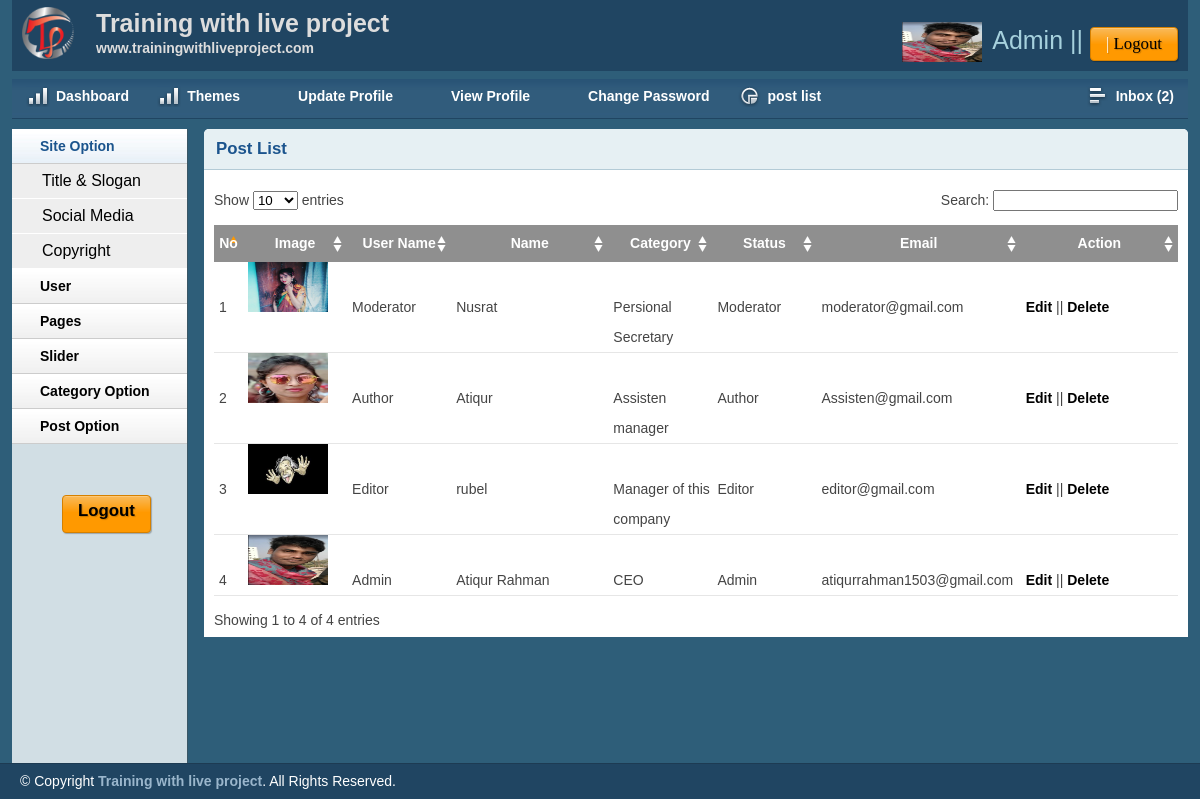
Screenshot of /admin/userlist.php (signed in) with the database file from the repository.
### tables this page shows
CREATE TABLE `tbl_user` (
  `id` int(11) NOT NULL,
  `username` varchar(255) NOT NULL,
  `name` varchar(255) NOT NULL,
  `category` varchar(255) NOT NULL,
  `image` varchar(255) NOT NULL,
  `email` varchar(255) NOT NULL,
  `password` varchar(255) NOT NULL,
  `details` text NOT NULL,
  `status` int(11) NOT NULL
);

### lib/Database.php (called while the page is built, shortened)
<?php
Class Database{
	public $host   = DB_HOST;
	public $user   = DB_USER;
	public $pass   = DB_PASS;
	public $dbname = DB_NAME;
	public $link;
	private function connectDB(){
	$this->link = new mysqli($this->host, $this->user, $this->pass, $this->dbname);
 }
	public function select($quary){
		$result = $this->link->query($quary) or die($this->link->error.__LINE__);
		if($result->num_rows > 0){
			return $result;
		} else {
			return false;
		}
	}
}

### lib/Session.php (called while the page is built, shortened)
<?php
class Session{
	public static function get($key){
		if (isset($_SESSION[$key])) {
			return $_SESSION[$key];
		}else{
			return false;
		}
	}
}
?>

### admin/userlist.php (the view, shortened to what this page needs)
<?php include 'inc/header.php';?>
<?php include 'inc/sidebar.php';?>
        <div class="grid_10">
            <div class="box round first grid">
                <h2>Post List</h2>
                <div class="block">
                    <table class="data display datatable   table-bordered table-dark "  id="example">
          <thead>
            <tr class="text" >
              <th  width="1%">No</th>
              <th  width="10%">Image</th>
              <th  width="10%">User Name</th>
              <th  width="15%">Name</th>
              <th  width="10%">Category</th>
              <th  width="10%">Status</th>
              <th  width="15%">Email</th>
              <th  width="15%">Action</th>
            </tr>
          </thead>
          <tbody>
          <?php
              $quary = "select * from  tbl_user order by id desc " ;
              $data = $db->select($quary);
              if($data){
                $i=0;
                  while ( $result = $data->fetch_assoc()) {
                    $i++;
           ?>
            <tr class="oddgradeX" >
              <td><?php echo $i; ?></td>
              <td>
              <img src="<?php echo $result['image']; ?>" height="50px" width="80px" alt="post image"/>
              </td>
              <td><?php echo $result['username']; ?></td>
              <td><?php echo $result['name']; ?></td>
              <td><?php echo $result['category']; ?></td>
              <td>
                  <?php
                    if ($result['status'] == '1') {
                      echo "Author";
                     }elseif ($result['status'] == '2') {
                       echo "Editor";
                     }elseif ($result['status'] == '3') {
                       echo "Moderator";
                     }elseif ($result['status'] == '4') {
                       echo "Admin";
                     }
                  ?>
              </td>
              <td><?php echo $result['email']; ?></td>
              <td><a href="edituser.php?edituser=<?php echo $result['id']; ?>">Edit</a> ||
              <a onclick="return confirm('are u sure to delete');"  href="?deleteuser=<?php echo $result['id']; ?>">Delete</a></td>
            </tr>
            <?php }} ?>
          </tbody>
        </table>
               </div>
            </div>
        </div>
    </div>
      <?php include 'inc/hoder.php';?>

### admin/inc/header.php (shortened to what this page needs)
<?php
    include '../lib/Session.php';
?>
<?php include '../lib/Database.php'; ?>
 <?php
    $db = new Database();
 ?>
<!DOCTYPE html>
<html>
<head>
    <link rel="stylesheet" type="text/css" href="css/reset.css" media="screen" />
    <link rel="stylesheet" type="text/css" href="css/text.css" media="screen" />
    <link rel="stylesheet" type="text/css" href="css/grid.css" media="screen" />
    <link rel="stylesheet" type="text/css" href="css/layout.css" media="screen" />
    <link rel="stylesheet" type="text/css" href="css/nav.css" media="screen" />
    <link href="css/table/demo_page.css" rel="stylesheet" type="text/css" />
</head>
<body>
    <div class="container_12">
        <div class="grid_12 header-repeat">
            <div id="branding">
                <div class="floatleft logo">
                    <img src="img/livelogo.png" alt="Logo" />
				</div>
				<div class="floatleft middle">
					<h1>Training with live project</h1>
					<p>www.trainingwithliveproject.com</p>
				</div>
                    <?php
                        $userId = Session::get('userid');
                        $UserStatus = Session::get('userstatus');
                     ?>
                <div class="floatright">
                <?php
                     $quary = "SELECT * from tbl_user where id='$userId' AND status=' $UserStatus'" ;
                        $post = $db->select($quary);
                        if($post){
                        while ( $result = $post->fetch_assoc()) {
                 ?>
                    <div class="floatleft">
                        <img src="<?php echo $result['image'];?>" height="40px" width="80px" alt="Profile Pic" /></div>
                        <?php }} ?>
                    <div class="floatleft marginleft10 ">
                        <ul class="inline-ul floatleft">
                            <li style="font-size: 25px;color: #A6D1DD;"><?php echo Session::get('username'); ?> || </li>
                            <li ><a class="btn btn-denger" style="font-size: 17px;font-size: larger;font-family: cursive;color: black;" href="?action=logout">Logout</a></li>
                        </ul>
                    </div>
                </div>
            </div>
        </div>
        <div class="grid_12">
            <ul class="nav main">
                <li class="ic-dashboard"><a href="index.php"><span>Dashboard</span></a> </li>
                <li class="ic-dashboard"><a href="themes.php"><span>Themes</span></a> </li>
                <li class="ic-typography"><a href="profile.php"><span>Update Profile</span></a></li>
                <li class="ic-typography"><a href="viewprofile.php"><span>View Profile</span></a></li>
				<li class="ic-typography"><a href="changepassword.php"><span>Change Password</span></a></li>
                 <li class="ic-charts"><a href="postlist.php"><span>post list</span></a></li>
                <li class="ic-grid-tables" style="float: right;"><a href="inbox.php"><span>Inbox
                    <?php
                        $quary = "select * from  contact where status='0' order by id desc " ;
                        $data = $db->select($quary);
                        if($data){
                            $count = mysqli_num_rows($data);
                            echo "(".$count.")";
                           }else{
                            echo "(0)";
                           }
                    ?>
                </span></a></li>
            </ul>
        </div>

### admin/inc/sidebar.php (shortened to what this page needs)
<div class="grid_2">
    <div class="box sidemenu">
        <div class="block" id="section-menu">
            <ul class="section menu">
               <li><a class="menuitem">Site Option</a>
                    <ul class="submenu">
                        <li><a href="titleslogan.php">Title & Slogan</a></li>
                        <li><a href="social.php">Social Media</a></li>
                        <li><a href="copyright.php">Copyright</a></li>
                    </ul>
                </li>
                 <li><a class="menuitem">User </a>
                </li>
                <li><a class="menuitem">Pages</a>
                </li>
                <li><a class="menuitem">Slider</a>
                </li>
                <li><a class="menuitem">Category Option</a>
                </li>
                <li><a class="menuitem">Post Option</a>
                </li>
            </ul>
        </div>
         <div  class="btn btn-danger" style="margin: 50px;font-size: larger;">
                <a href="?action=logout">Logout</a>
            </div>
    </div>
</div>

### admin/inc/hoder.php (shortened to what this page needs)
    <div id="site_info">
        <p>
         &copy; Copyright <a href="http://trainingwithliveproject.com">Training with live project</a>. All Rights Reserved.
        </p>
    </div>
</body>
</html>

### admin/css/layout.css (style rules this page uses)
body { background: #fff none repeat scroll 0 0; color: #444; font-size: 14px; padding: 0; }
.floatleft { float:left; }
.logo img { margin-top: -15px; width: 52px; }
.middle { margin-left: 22px; margin-top: -14px; }
.middle h1 { color:#ddd;margin:0 }
.middle p { color: #ddd; margin: 0; font-weight: bold; }
.floatright { float:right; }
.inline-ul li { display:inline; color:#fff; }
.marginleft10 { margin-left:10px; }
a { color: #000; font-weight:bold; text-decoration: none; }
.container_12, .container_16 { background:#2E5E79; }
h1, h2, h3, h4, h5, h6 { line-height:1.2em; margin-bottom:.3em; }
h2 { margin-top:1em; }
.text th { text-align: center; }
#branding { font-weight: normal; margin-bottom: 0; padding: 22px 10px 3px; text-align: left; }
.header-repeat { background:url(../img/header-repeat.jpg) repeat-x; }
#branding a { color:#A1EAFF; font-weight:normal; }
#branding a:before { content:" | "; color:#fff; }
#branding ul, #branding ul li { margin:0px; padding:0px; }
#branding li { padding:0px 0px 0px 0px !important; }
.box { background:#fff; margin-bottom:20px; padding:10px 10px 10px 10px; margin-left:-8px; }
.box.grid { padding-bottom:40px; }
.box.round { -moz-border-radius: 5px 5px 0px 0px; -webkit-border-radius: 5px 5px 0px 0px; border-radius: 5px 5px 0px 0px; }
.box h2 { font-size:1.2em; font-weight:bold; color:#1B548D; background:#E6F0F3; margin:-10px -10px 0 -10px; padding:10px 12px; border-bottom:1px solid #B3CBD6; -moz-border-radius: 5px 5px 0px 0px; -webkit-border-radius: 5px 5px 0px 0px; border-radius: 5px 5px 0px 0px; }
.box.first { min-height: 406px; }
.block { padding-top:20px; }
.box.sidemenu { background-color:#D1DEE4; border-right:1px solid #3A5665; padding:0px; margin:0px; cursor:pointer; }
.box.sidemenu .block { padding-top:0px; margin-top:0px; }
p { margin-bottom:1em; }
ul, ol { padding-top:0; }
ul.menu { list-style:none; border-top:1px solid #bbb; }
ul.menu li { margin:0; }
ul.menu li a { display:block; padding:4px 10px; border-bottom:1px solid #ccc; }
ul.menu ul { list-style:none; margin:0; }
ul.menu ul li a { padding-left:30px; }
ul.section { border-top:0; margin-bottom:0; }
ul.section li a { background:url(../img/sidemenu-repeat.jpg) repeat-x; line-height:26px; padding-left:28px; }
ul.section li li a { background:#ddd; border-bottom:1px solid #eee; }
ul.section ul li { text-transform:none; }
ul.section ul.current li a { background: #eee none repeat scroll 0 0; border-bottom: 1px solid #fff; font-size: 16px; font-weight: normal; }
ul.section li a.current { color:#1B548D; background:url(../img/sidemenu-repeat-hover.jpg) repeat-x; }
#site_info { color:#fff; background:#204562; border-top:1px solid #1d3b53; padding-left:20px; }
#site_info p { line-height:35px; margin-bottom:0px; }
#site_info a { color:#9ab6cc; }
.block { padding-bottom:1px; }
table.display { margin: 0 auto; clear: both; width: 100%; }
.sorting_asc { background: #8f8f8f url(../img/table/sort_asc.png) no-repeat center right; padding:8px 5px; text-align:left; color:#fff; }
.sorting { background:#8f8f8f url(../img/table/sort_both.png) no-repeat center right; padding:8px 5px; text-align:left; color:#fff; }
tr.odd { height: 30px; line-height: 30px; border-bottom:1px solid #e6e6e6; }
tr.even { height: 30px; line-height: 30px; border-bottom:1px solid #e6e6e6; }
tr.odd td, tr.even td { padding-left:5px; }
.btn, .btn-icon, .btn-mini { background-repeat: repeat-x; color: #FFF; font-weight: bold; display: inline-block; text-decoration: none; border-width: 1px; border-style: solid; padding: 0 15px 4px; *padding: 0 7px 4px; margin: 0; text-shadow: 1px 1px 1px rgba(0,0,0,.2); -moz-box-shadow: 1px 1px 1px rgba(0,0,0,.25); -webkit-box-shadow: 1px 1px 1px rgba(0,0,0,.25); -moz-border-radius: 4px; -webkit-border-radius: 4px; filter: progid:DXImageTransform.Microsoft.Shadow(color=#999999,direction=135,strength=2); cursor: pointer; position: relative; }
.btn, .btn-icon { background-position: 0 -80px; font-size: 12px; height: 32px; line-height: 29px; }
a.btn, a.btn-icon { height: 32px; line-height: 32px; padding-bottom: 0; }
.btn, .btn-icon, .btn-mini, .btn:visited, .btn-icon:visited, .btn-mini:visited { background-image: url(../img/bg-lite.png); background-color: #F90; border-color: #D58000; color: #FFF; }

### admin/userlist.php (style rules this page uses)
.text th { text-align: center; }

### rows the page displays
tbl_user: image (picture), username "Admin", name "Atiqur Rahman", category "CEO", status "Admin", email "atiqurrahman1503@gmail.com"
tbl_user: image (picture), username "Moderator", name "Nusrat", category "Persional Secretary", status "Moderator", email "moderator@gmail.com"
tbl_user: image (picture), username "Author", name "Atiqur", category "Assisten manager", status "Author", email "Assisten@gmail.com"
tbl_user: image (picture), username "Editor", name "rubel", category "Manager of this company", status "Editor", email "editor@gmail.com"

### other values shown
Session::get('username') "Admin"
$count "2"
